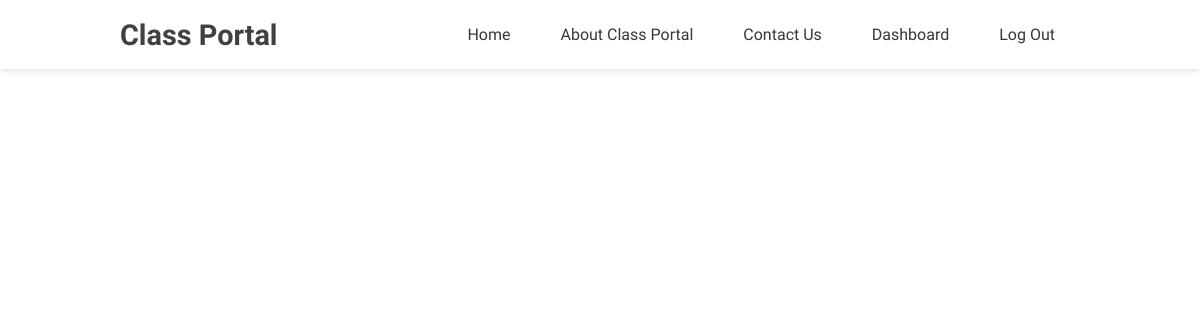
Before: /view-message.php (signed in) with the older database file.
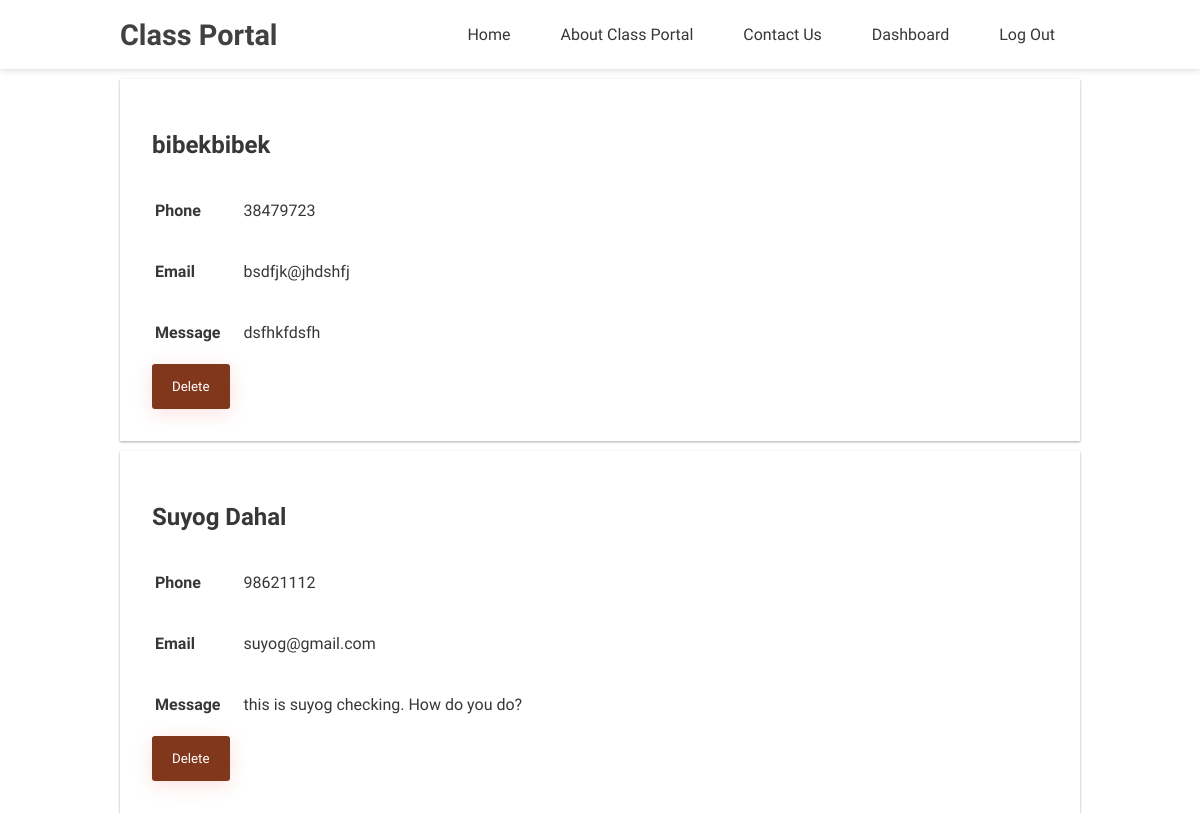
After: the same page with the newer database file.
### tables this page shows
CREATE TABLE `inbox` (
  `user_id` int(10) UNSIGNED NOT NULL,
  `name` varchar(70) DEFAULT NULL,
  `phone_number` varchar(15) DEFAULT NULL,
  `email` varchar(100) DEFAULT NULL,
  `text_message` text DEFAULT NULL
);

### view-message.php (the view, shortened to what this page needs)
<?php
if (!isset($_SESSION['username'])) :
    header('Location:login.php');
else :
    include("config/db.php");
    include("include/header.php");
?>
<head>
</head>
    <div class="container">
        <?php
        $sql = "SELECT * FROM inbox";
        $result = mysqli_query($conn, $sql) or die('Error');
        if (mysqli_num_rows($result) > 0) {
            while ($row = mysqli_fetch_assoc($result)) {
                $name = $row['name'];
                $phone = $row['phone_number'];
                $email = $row['email'];
                $message = $row['text_message'];
        ?>
                <div class="assignment-card" id="data">
                <h2><?php echo $name; ?></h2>
                    <table>
                <tr>
                    <td>Phone</td>
                    <td><?php echo $phone; ?></td>
                </tr>
                <tr>
                    <td>Email</td>
                    <td> <?php echo $email; ?></td>
                </tr>
                <tr>
                    <td>Message</td>
                    <td> <?php echo $message; ?></td>
                </tr>
            </table>
                    <div class="buttons">
                            <form id="deleteForm" action="delete_msg.php" method="POST">
                                <input type="submit" name="delete" value="Delete" onclick="return confirmDelete();">
                            </form>
                    </div>
                </div>
        <?php
            }
        } else {
            $error = 'No Messages';
        }
        ?>
    </div>
<?php
endif;
?>

Changed rows visible on the page:
added inbox: name "bibekbibek", phone_number "38479723", email "bsdfjk@jhdshfj", text_message "dsfhkfdsfh"
added inbox: name "Suyog Dahal", phone_number "98621112", email "suyog@gmail.com", text_message "this is suyog checking. How do you do?"
